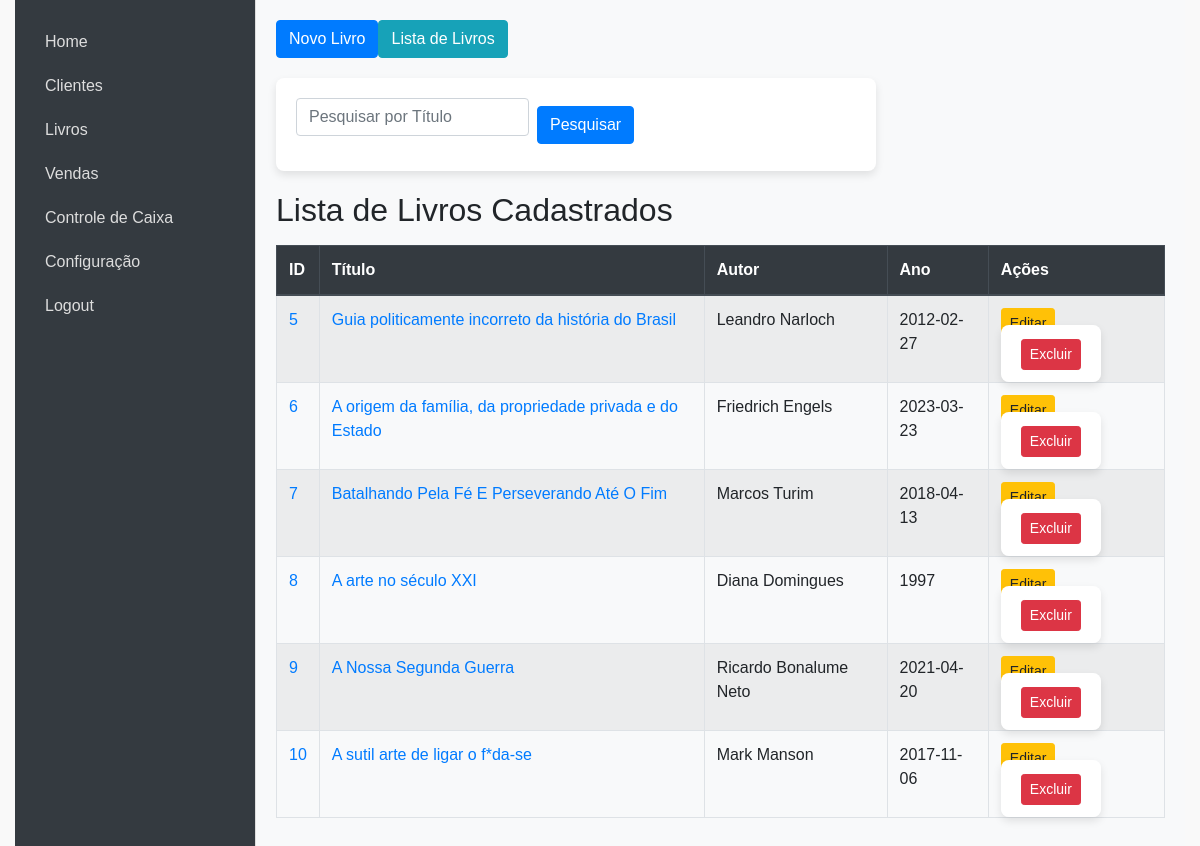
Screenshot of /livros (signed in) with the database file from the repository.
### models.py (models this page shows, shortened)
class Livro(db.Model):
    id = db.Column(db.Integer, primary_key=True)
    titulo = db.Column(db.String(100), nullable=False)
    autor = db.Column(db.String(100), nullable=False)
    editora = db.Column(db.String(100), nullable=False)
    idade_leitura = db.Column(db.String(100), nullable=False)
    isbn = db.Column(db.String(20), nullable=False)
    ano = db.Column(db.Integer, nullable=False)
    num_paginas = db.Column(db.Integer, nullable=False)
    valor = db.Column(db.Float, nullable=False)
    capa_livro = db.Column(db.String(200), nullable=True)
    estoque = db.Column(db.Integer, default=0)

### app.py (the view)
@app.route('/livros')
def livros():
    if 'username' not in session:
        return redirect(url_for('login'))
    livros = Livro.query.all()
    return render_template('livros.html', livros=livros)

### templates/livros.html (shortened to what this page needs)
{% extends "index.html" %}
{% block content %}
    <div class="top-menu mb-3 d-flex gap-2">
        <button class="btn btn-primary" onclick="window.location.href='{{ url_for('novo_livro') }}'">Novo Livro</button>
        <button class="btn btn-info" onclick="window.location.href='{{ url_for('livros') }}'">Lista de Livros</button>
    </div>
    <div id="pesquisarForm" class="hidden mb-3">
        <form action="{{ url_for('livros') }}" method="GET" class="form-inline">
            <input type="text" class="form-control mr-2" name="titulo" placeholder="Pesquisar por Título" value="{{ request.args.get('titulo', '') }}">
            <button type="submit" class="btn btn-primary">Pesquisar</button>
        </form>
    </div>
    <h2>Lista de Livros Cadastrados</h2>
    <table class="table table-striped table-bordered mt-3">
        <thead class="thead-dark">
            <tr>
                <th>ID</th>
                <th>Título</th>
                <th>Autor</th>
                <th>Ano</th>
                <th>Ações</th>
            </tr>
        </thead>
        <tbody>
            {% for livro in livros %}
            <tr>
                <td><a href="{{ url_for('visualizar_livro', id=livro.id) }}" target="_blank">{{ livro.id }}</a></td>
                <td><a href="{{ url_for('visualizar_livro', id=livro.id) }}" target="_blank">{{ livro.titulo }}</a></td>
                <td>{{ livro.autor }}</td>
                <td>{{ livro.ano }}</td>
                <td>
                    <a href="{{ url_for('editar_livro', id=livro.id) }}" class="btn btn-sm btn-warning">Editar</a>
                    <form action="{{ url_for('deletar_livro', id=livro.id) }}" method="POST" style="display:inline;">
                        <button type="submit" class="btn btn-sm btn-danger" onclick="return confirmarExclusao()">Excluir</button>
                    </form>
                </td>
            </tr>
            {% endfor %}
        </tbody>
    </table>
{% endblock %}

### static/style.css (style rules this page uses)
* { margin: 0; padding: 0; box-sizing: border-box; }
body { font-family: Arial, sans-serif; background-color: #f9f9f9; height: 100vh; display: flex; }
form { margin: 20px 0; display: flex; flex-direction: column; width: 100%; max-width: 600px; background-color: #fff; padding: 20px; border-radius: 8px; box-shadow: 0 4px 8px rgba(0, 0, 0, 0.1); }
form input, form select { margin-bottom: 15px; padding: 10px; font-size: 14px; border: 1px solid #ddd; border-radius: 4px; width: 100%; }
form button { padding: 10px; background-color: #333; color: #fff; border: none; border-radius: 4px; font-size: 16px; cursor: pointer; }
table { width: 100%; border-collapse: collapse; margin-top: 20px; }
table th, table td { border: 1px solid #ddd; padding: 10px; text-align: left; }
table th { background-color: #f4f4f4; color: #333; }

### rows the page displays
Livro: id "5", titulo "Guia politicamente incorreto da história do Brasil", autor "Leandro Narloch", ano "2012-02-27"
Livro: id "6", titulo "A origem da família, da propriedade privada e do Estado", autor "Friedrich Engels", ano "2023-03-23"
Livro: id "7", titulo "Batalhando Pela Fé E Perseverando Até O Fim", autor "Marcos Turim", ano "2018-04-13"
Livro: id "8", titulo "A arte no século XXI", autor "Diana Domingues", ano "1997"
Livro: id "9", titulo "A Nossa Segunda Guerra", autor "Ricardo Bonalume Neto", ano "2021-04-20"
Livro: id "10", titulo "A sutil arte de ligar o f*da-se", autor "Mark Manson", ano "2017-11-06"
